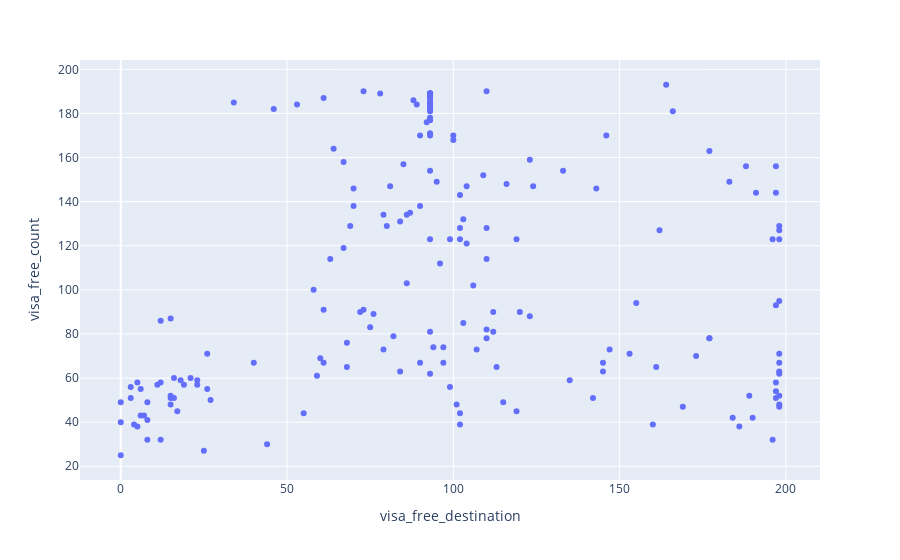

Here is the notebook cell this chart was saved with:
### Code cell
visa_dest2 = visa_dest.merge(rank_by_year, on="country")
visa_dest2 = visa_dest2[["country", "visa_free_destination", "visa_free_count", "year"]]
visa_dest2 = visa_dest2[visa_dest2["year"] == 2025]

px.scatter(visa_dest2,
           x="visa_free_destination",
           y="visa_free_count",
           hover_name="country")

### Figure 1 — Plotly figure (JSON) as saved in the notebook; plotly's stock layout.template omitted (floating-point values rounded to 4 significant figures; data arrays with more than 128 entries replaced by an {"elided": "..."} marker saying what was removed)
{"data": [{"hovertemplate": "<b>%{hovertext}</b><br><br>visa_free_destination=%{x}<br>visa_free_count=%{y}<extra></extra>", "hovertext": {"elided": "199 str values"}, "legendgroup": "", "marker": {"color": "#636efa", "symbol": "circle"}, "mode": "markers", "name": "", "orientation": "v", "showlegend": false, "type": "scatter", "x": {"elided": "199 int values"}, "xaxis": "x", "y": {"elided": "199 int values"}, "yaxis": "y"}], "layout": {"legend": {"tracegroupgap": 0}, "margin": {"t": 60}, "xaxis": {"anchor": "y", "domain": [0, 1], "title": {"text": "visa_free_destination"}}, "yaxis": {"anchor": "x", "domain": [0, 1], "title": {"text": "visa_free_count"}}}}
